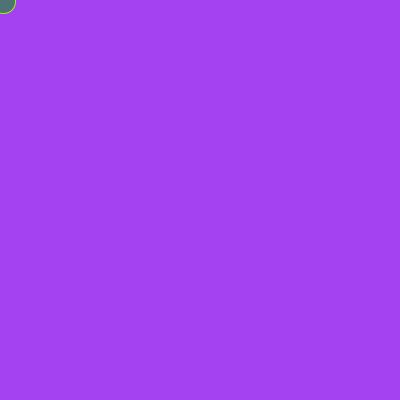
Frame 1 (no input)
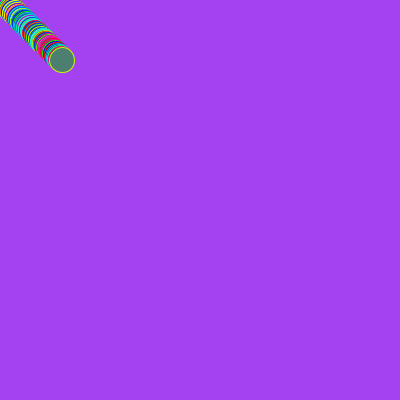
Frame 60 (the mouse pressed at the canvas centre just before this capture)
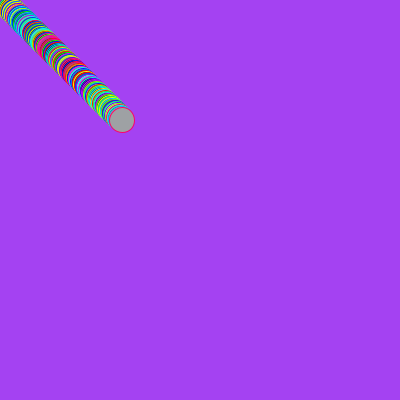
Frame 120 (the mouse held since frame 60 and released just before this capture)

The Processing sketch that drew these frames (run headless with seeded random() and noise(); from frame 60 on, the mouse is pressed at the canvas centre):

// Processing sketch: processing_48844
// ── processing_48844.pde

float circleX = 3;
float circleY = 1;

void setup() {
  size(400,400);
  smooth();
  background(random(255),random(255),random(255));
  colorMode(HSB);
  
}

void draw() {
  stroke(random(255),255,255);
  fill(random(150),random(255),random(255));
  ellipse(circleX,circleY, 25,25);
  circleX = circleX + 1;
  circleY = circleY + 1;
 
  if(circleX > 400) {
   circleX = 0;
 }
 
 if(circleY > 400) {
   circleY = 0 + 25;
 }

  
}
